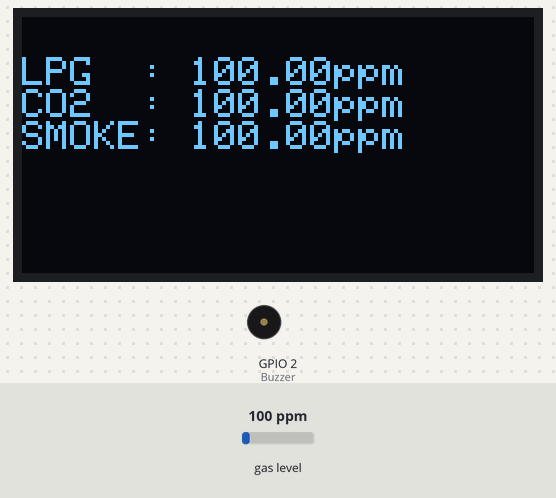
Recording of a sketch running on a simulated ESP8266 (NodeMCU). Parts: 128×64 one-colour display, buzzer (waves = sounding, pin HIGH). The inputs (shaded band) are chosen by the test bench; at power-on: gas level 100 ppm. WiFi joins after 1.5 s; servers stay silent unless stated; what the sketch prints to the serial monitor is not drawn.

Above: at 5.2 s.
5.3 s: gas level set to 500 ppm
At 7.0 s:
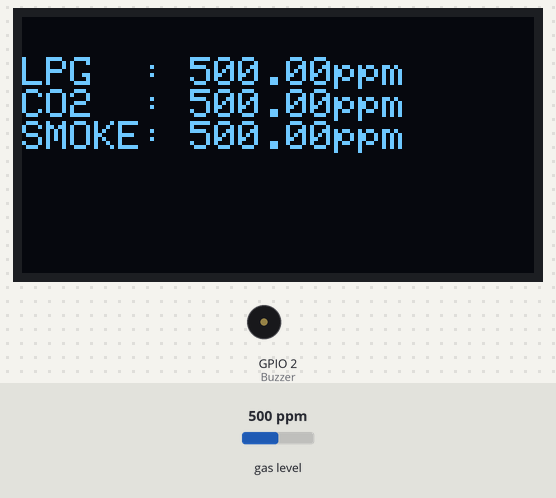
7.3 s: gas level set to 20 ppm
At 8.0 s:
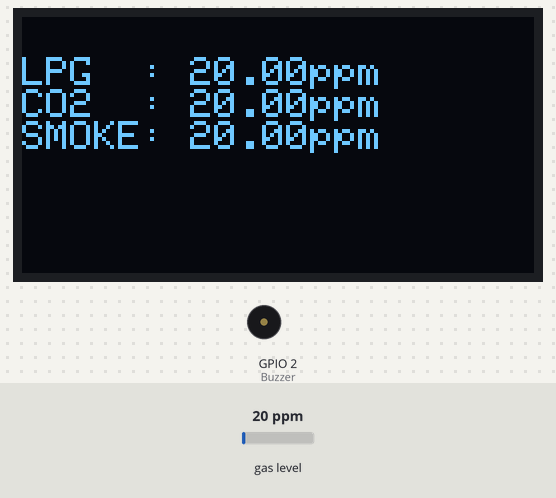
8.8 s: gas level set to 250 ppm
At 10.1 s:
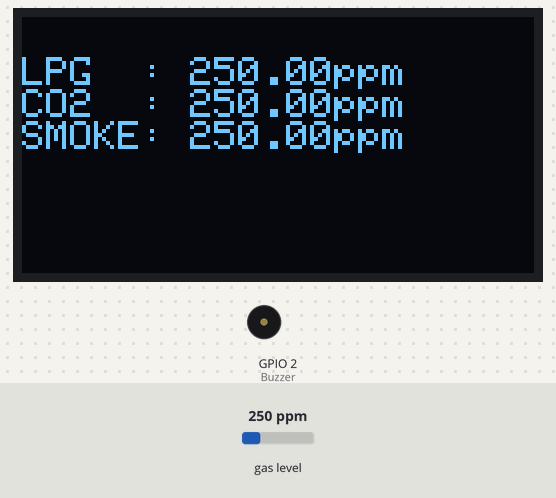
Timing chart, 0 to 11.8 s (numbered marks = the images above; inputs shaded):
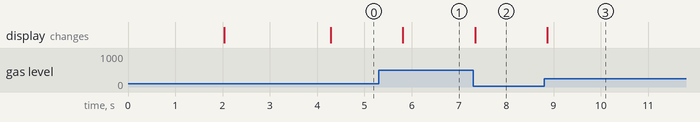

Measured:
- after the input at 5.3 s, the display: changes after 0.51 s (image 1)
- after the input at 7.3 s, the display: changes at once (image 2)
- after the input at 8.8 s, the display: changes after 0.07 s (image 3)

The sketch:

alone-ESP8266-NodeMCU-Code.ino
```cpp
#include <ESP8266WiFi.h>
#include <WiFiClient.h>
#include <ThingSpeak.h>
#include <MQ2.h>
#include <Wire.h>
#include <Adafruit_GFX.h>
#include <Adafruit_SSD1306.h>

#define SCREEN_WIDTH 128 // OLED display width, in pixels
#define SCREEN_HEIGHT 64 // OLED display height, in pixels

MQ2 mq2(A0);

const char* ssid = "Skynet"; //Your Network SSID
const char* password = "24081999"; //Your Network Password

const char* IFTTT_URL="maker.ifttt.com";
const char* IFTTT_KEY="c_QxEnZGw7ieOc28-jWDIR";
const char* IFTTT_EVENT="MQ2sensor";

int smokeA0 = A0;
int Buzzer = 2;//D4
String Slpg,Sco,Ssmoke;
float lpg,co,smoke;
int Dlpg=0,Dco=0,Dsmoke=0;

WiFiClient client;
unsigned long myChannelNumber = 858265; //Your Channel Number (Without Brackets)
const char * myWriteAPIKey = "23NJGFJ3EP1MPUWB"; //Your Write API Key

Adafruit_SSD1306 display(SCREEN_WIDTH, SCREEN_HEIGHT, &Wire, -1);

void setup() {
  // Open serial communications and wait for port to open:
  Serial.begin(9600);
  pinMode(Buzzer, OUTPUT);
  pinMode(smokeA0, INPUT);
  // Connect to WiFi network
  Serial.print("Connecting to ");
  Serial.print(ssid);
  WiFi.begin(ssid, password);
  while (WiFi.status() != WL_CONNECTED) {
    delay(500);
    Serial.print(".");
  }
  Serial.println("");
  Serial.println("WiFi connected...");
  Serial.println("IP address: ");
  Serial.println(WiFi.localIP());
  ThingSpeak.begin(client);
  mq2.begin();
  if(!display.begin(SSD1306_SWITCHCAPVCC, 0x3C)) { // Address 0x3D for 128x64
    Serial.println(F("SSD1306 allocation failed"));
    for(;;);
  }
  delay(2000);
  display.clearDisplay();
  display.display();

}

void loop() { // run over and over
  if(!client.connect(IFTTT_URL,80)){
    Serial.println("Connection Failed!");
    return;
  }
  lpg=mq2.readLPG();
  co=mq2.readCO();
  smoke=mq2.readSmoke();
  Serial.println(String(lpg)+","+String(co)+","+String(smoke)+".");

    if(lpg>30 || lpg<0){
      if(Dlpg==0){
        Dlpg=1;
        Serial.println("lpg");
        String url="https://maker.ifttt.com/trigger/lpgDetect/with/key/c_QxEnZGw7ieOc28-jWDIR";
        client.print(String("POST ") + url + " HTTP/1.1\r\n" +
             "Host: " + IFTTT_URL + "\r\n" +
             "Connection: close\r\n\r\n");
      }
    }else{
      Dlpg=0;
    }
    if(co>400 || co<0){
      if(Dco==0){
        Dco=1;
        Serial.println("co2");
        String url="https://maker.ifttt.com/trigger/co2Detect/with/key/c_QxEnZGw7ieOc28-jWDIR";
        client.print(String("POST ") + url + " HTTP/1.1\r\n" +
             "Host: " + IFTTT_URL + "\r\n" +
             "Connection: close\r\n\r\n");
      }
    }else{
      Dco=0;
    }
    if(smoke>400 || smoke<0){
      if(Dsmoke==0){
        Dsmoke=1;
        Serial.println("smoke");
        String url="https://maker.ifttt.com/trigger/smokeDetect/with/key/c_QxEnZGw7ieOc28-jWDIR";
        client.print(String("POST ") + url + " HTTP/1.1\r\n" +
             "Host: " + IFTTT_URL + "\r\n" +
             "Connection: close\r\n\r\n");
      }
    }else{
      Dsmoke=0;
    }
    display.clearDisplay();
    display.setTextSize(1);
    display.setTextColor(WHITE);
    display.setCursor(0, 10);
    display.println("LPG  : "+String(lpg)+"ppm");
    display.println("CO2  : "+String(co)+"ppm");
    display.println("SMOKE: "+String(smoke)+"ppm");
    display.display();
    ThingSpeak.setField(1, lpg);
    ThingSpeak.setField(2, co);
    ThingSpeak.setField(3, smoke);
    ThingSpeak.writeFields(myChannelNumber, myWriteAPIKey);
    delay(1000);
}
```
